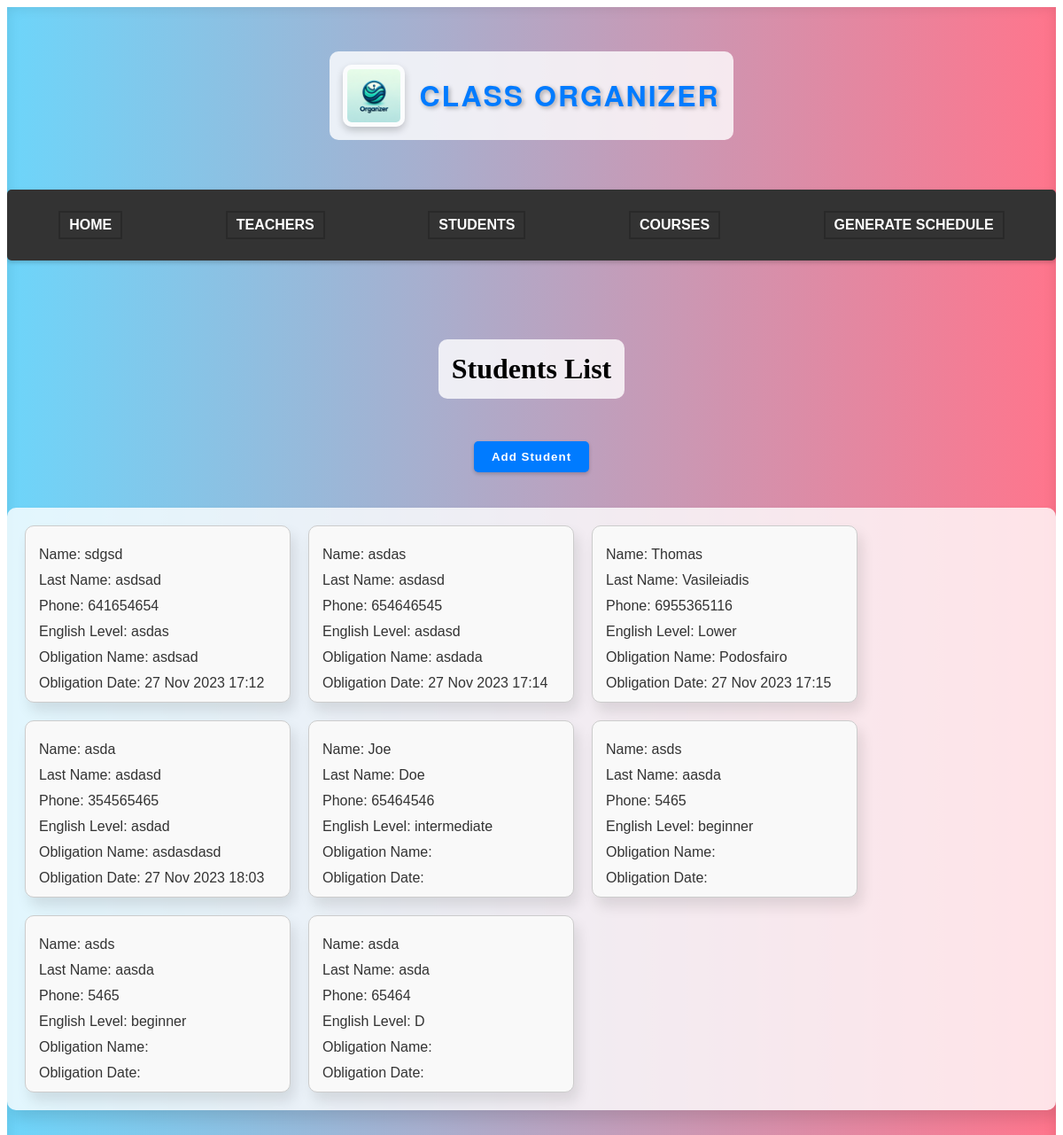
The app's page /classapp/student/, older data.
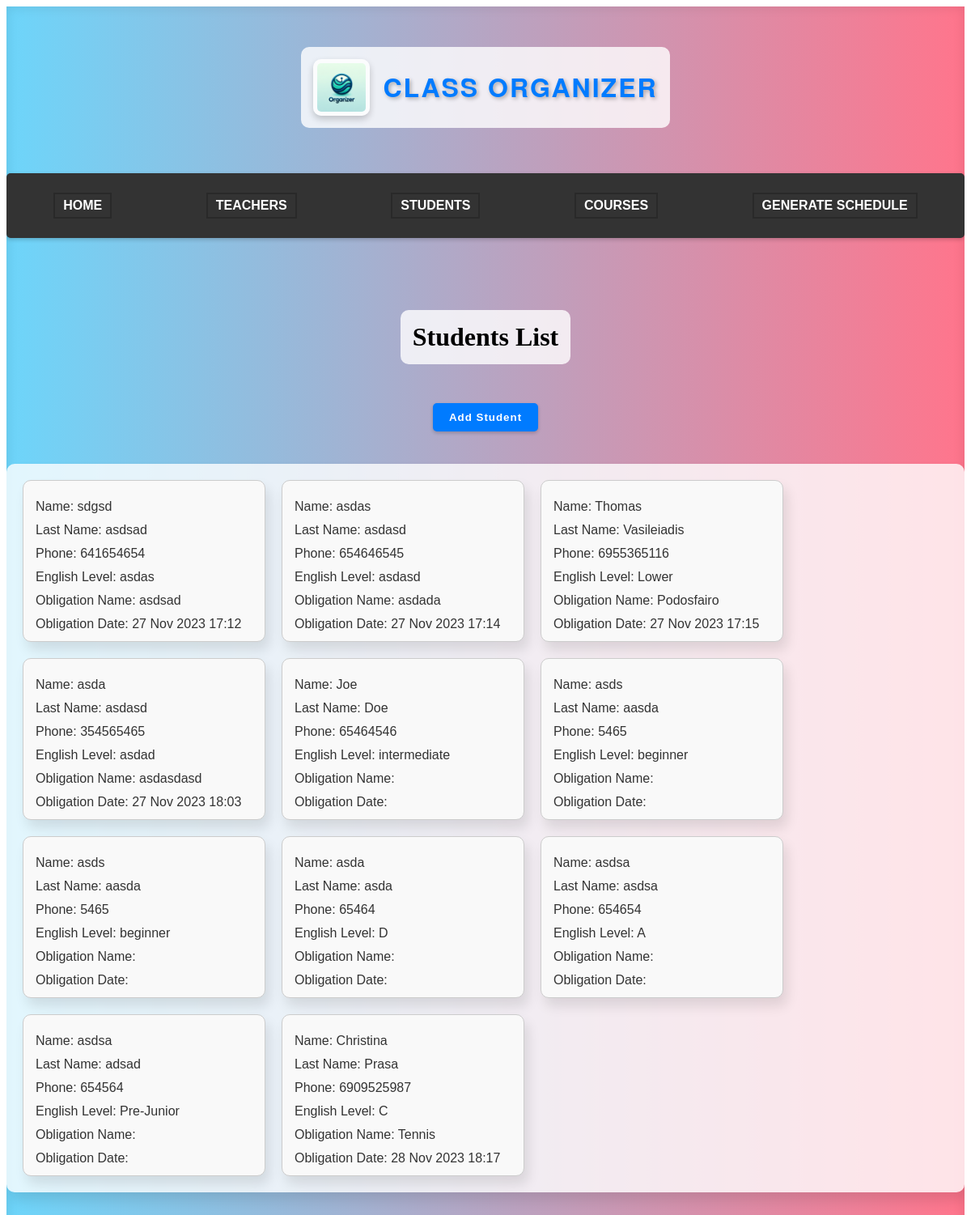
The same page, newer data.
### classapp/models.py (models this page shows)
class Student(models.Model):
    student_id = models.AutoField(primary_key=True) #primary key
    name = models.CharField(max_length=50)
    last_name = models.CharField(max_length=50)
    phone = models.CharField(max_length=50)
    english_level = models.CharField(max_length=50, default=' ')
    obligation_name = models.CharField(max_length=50, default=' ')
    obligation_datetime = models.DateTimeField(null=True, blank=True)

### classapp/views.py (the view, shortened to what this page needs)
# urls.py: path('student/', views.student, name='student'),
def student(request):
    data = Student.objects.all()
    context = {'data': data}
    return render(request, 'student.html', context)

### classapp/templates/student.html (shortened to what this page needs)
<!DOCTYPE html>
<html lang="en">
<head>
    {% load static %}
    <link rel="stylesheet" href="{% static 'style.css' %}">
</head>
<body>
    <div class="main-container">
        <header>
            <img src="{% static 'classorganizerlogo.png' %}" alt="Logo" class="logo">
            <h1 class="siteTitle">Class Organizer</h1>
        </header>
        <nav class="navbar">
            <ul class="navbar-nav">
                <li class="nav-item"><a href="{% url 'home' %}">Home</a></li>
                <li class="nav-item"><a href="{% url 'teacher' %}">Teachers</a></li>
                <li class="nav-item"><a href="{% url 'student' %}">Students</a></li>
                <li class="nav-item"><a href="{% url 'course' %}">Courses</a></li>
                <li class="nav-item"><a href="{% url 'schedule' %}">Generate Schedule</a></li>
            </ul>
        </nav>
        <h1>Students List</h1>
        <button class="add_students_btn" type="submit" onclick="window.location.href='addstudent/'">Add Student</button>
        <div class="students-container">
            {% for student in data %}
            <div class="student-box">
                <p>Name: {{ student.name }}</p>
                <p>Last Name: {{ student.last_name }}</p>
                <p>Phone: {{ student.phone }}</p>
                <p>English Level: {{ student.english_level }}</p>
                <p>Obligation Name: {{ student.obligation_name }}</p>
                <p>Obligation Date: {{ student.obligation_datetime|date:"d M Y H:i" }}</p>
            </div>
            {% endfor %}
        </div>
    </div>
</body>
</html>

Row changes from the older to the newer data that the page shows:
added Student: name "asdsa", last_name "asdsa", phone "654654", english_level "A"
added Student: name "asdsa", last_name "adsad", phone "654564", english_level "Pre-Junior"
added Student: name "Christina", last_name "Prasa", phone "6909525987", english_level "C", obligation_name "Tennis", obligation_datetime "28 Nov 2023 18:17"
